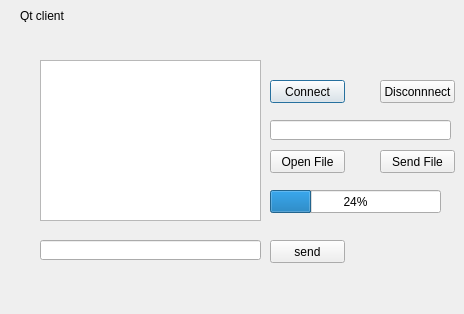
<?xml version="1.0" encoding="UTF-8"?>
<ui version="4.0">
 <class>Qtclient</class>
 <widget class="QDialog" name="Qtclient">
  <property name="geometry">
   <rect>
    <x>0</x>
    <y>0</y>
    <width>464</width>
    <height>314</height>
   </rect>
  </property>
  <property name="windowTitle">
   <string>Dialog</string>
  </property>
  <widget class="QTextEdit" name="textEdit">
   <property name="geometry">
    <rect>
     <x>40</x>
     <y>60</y>
     <width>221</width>
     <height>161</height>
    </rect>
   </property>
  </widget>
  <widget class="QLineEdit" name="lineEdit">
   <property name="geometry">
    <rect>
     <x>40</x>
     <y>240</y>
     <width>221</width>
     <height>20</height>
    </rect>
   </property>
  </widget>
  <widget class="QLineEdit" name="lineEdit_2">
   <property name="geometry">
    <rect>
     <x>270</x>
     <y>120</y>
     <width>181</width>
     <height>20</height>
    </rect>
   </property>
  </widget>
  <widget class="QPushButton" name="pushButton">
   <property name="geometry">
    <rect>
     <x>270</x>
     <y>80</y>
     <width>75</width>
     <height>23</height>
    </rect>
   </property>
   <property name="text">
    <string>Connect</string>
   </property>
  </widget>
  <widget class="QPushButton" name="pushButton_2">
   <property name="geometry">
    <rect>
     <x>380</x>
     <y>80</y>
     <width>75</width>
     <height>23</height>
    </rect>
   </property>
   <property name="text">
    <string>Disconnnect</string>
   </property>
  </widget>
  <widget class="QPushButton" name="pushButton_3">
   <property name="geometry">
    <rect>
     <x>270</x>
     <y>150</y>
     <width>75</width>
     <height>23</height>
    </rect>
   </property>
   <property name="text">
    <string>Open File</string>
   </property>
  </widget>
  <widget class="QPushButton" name="pushButton_4">
   <property name="geometry">
    <rect>
     <x>380</x>
     <y>150</y>
     <width>75</width>
     <height>23</height>
    </rect>
   </property>
   <property name="text">
    <string>Send File</string>
   </property>
  </widget>
  <widget class="QPushButton" name="pushButton_send">
   <property name="geometry">
    <rect>
     <x>270</x>
     <y>240</y>
     <width>75</width>
     <height>23</height>
    </rect>
   </property>
   <property name="text">
    <string>send</string>
   </property>
  </widget>
  <widget class="QProgressBar" name="progressBar">
   <property name="geometry">
    <rect>
     <x>270</x>
     <y>190</y>
     <width>171</width>
     <height>23</height>
    </rect>
   </property>
   <property name="value">
    <number>24</number>
   </property>
  </widget>
  <widget class="QLabel" name="label">
   <property name="geometry">
    <rect>
     <x>20</x>
     <y>10</y>
     <width>54</width>
     <height>12</height>
    </rect>
   </property>
   <property name="text">
    <string>Qt client</string>
   </property>
  </widget>
 </widget>
 <resources/>
 <connections/>
</ui>
